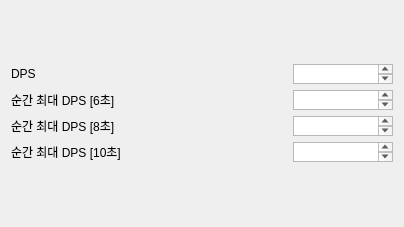
<?xml version="1.0" encoding="UTF-8"?>
<ui version="4.0">
 <class>Dialog</class>
 <widget class="QDialog" name="Dialog">
  <property name="windowModality">
   <enum>Qt::NonModal</enum>
  </property>
  <property name="geometry">
   <rect>
    <x>0</x>
    <y>0</y>
    <width>404</width>
    <height>227</height>
   </rect>
  </property>
  <property name="windowTitle">
   <string>Dialog</string>
  </property>
  <layout class="QGridLayout" name="gridLayout_2">
   <item row="0" column="0">
    <layout class="QGridLayout" name="gridLayout">
     <item row="1" column="0">
      <layout class="QHBoxLayout" name="horizontalLayout_3">
       <item>
        <widget class="QLabel" name="label_2">
         <property name="text">
          <string>순간 최대 DPS [6초]</string>
         </property>
        </widget>
       </item>
       <item>
        <widget class="QTextBrowser" name="dps6_TB">
         <property name="sizePolicy">
          <sizepolicy hsizetype="Expanding" vsizetype="Fixed">
           <horstretch>0</horstretch>
           <verstretch>0</verstretch>
          </sizepolicy>
         </property>
         <property name="maximumSize">
          <size>
           <width>100</width>
           <height>20</height>
          </size>
         </property>
        </widget>
       </item>
      </layout>
     </item>
     <item row="0" column="0">
      <layout class="QHBoxLayout" name="horizontalLayout_6">
       <item>
        <widget class="QLabel" name="label_5">
         <property name="text">
          <string>DPS</string>
         </property>
        </widget>
       </item>
       <item>
        <widget class="QTextBrowser" name="dps_TB">
         <property name="sizePolicy">
          <sizepolicy hsizetype="Expanding" vsizetype="Fixed">
           <horstretch>0</horstretch>
           <verstretch>0</verstretch>
          </sizepolicy>
         </property>
         <property name="maximumSize">
          <size>
           <width>100</width>
           <height>20</height>
          </size>
         </property>
        </widget>
       </item>
      </layout>
     </item>
     <item row="3" column="0">
      <layout class="QHBoxLayout" name="horizontalLayout">
       <item>
        <widget class="QLabel" name="label_4">
         <property name="text">
          <string>순간 최대 DPS [10초]</string>
         </property>
        </widget>
       </item>
       <item>
        <widget class="QTextBrowser" name="dps10_TB">
         <property name="sizePolicy">
          <sizepolicy hsizetype="Expanding" vsizetype="Fixed">
           <horstretch>0</horstretch>
           <verstretch>0</verstretch>
          </sizepolicy>
         </property>
         <property name="maximumSize">
          <size>
           <width>100</width>
           <height>20</height>
          </size>
         </property>
        </widget>
       </item>
      </layout>
     </item>
     <item row="2" column="0">
      <layout class="QHBoxLayout" name="horizontalLayout_2">
       <item>
        <widget class="QLabel" name="label_3">
         <property name="text">
          <string>순간 최대 DPS [8초]</string>
         </property>
        </widget>
       </item>
       <item>
        <widget class="QTextBrowser" name="dps8_TB">
         <property name="sizePolicy">
          <sizepolicy hsizetype="Expanding" vsizetype="Fixed">
           <horstretch>0</horstretch>
           <verstretch>0</verstretch>
          </sizepolicy>
         </property>
         <property name="maximumSize">
          <size>
           <width>100</width>
           <height>20</height>
          </size>
         </property>
        </widget>
       </item>
      </layout>
     </item>
    </layout>
   </item>
  </layout>
 </widget>
 <resources/>
 <connections/>
</ui>
